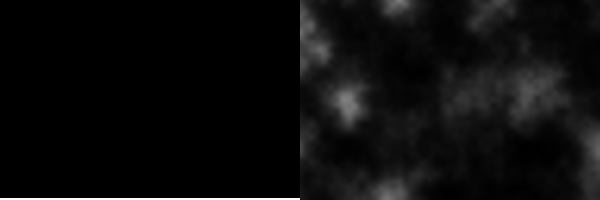
Frame 1 (no input)
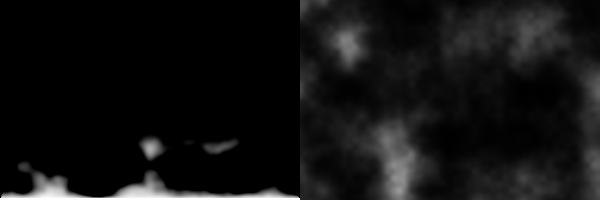
Frame 60 (the mouse pressed at the canvas centre just before this capture)
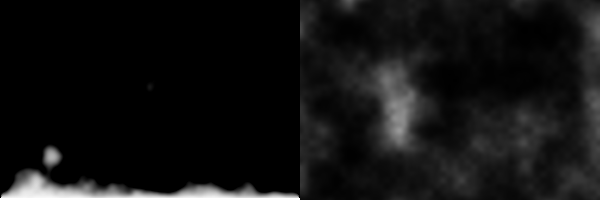
Frame 120 (the mouse held since frame 60 and released just before this capture)

The Processing sketch that drew these frames (run headless with seeded random() and noise(); from frame 60 on, the mouse is pressed at the canvas centre):

// Processing sketch: p103_fire_effect
// ── p103_fire_effect.pde
/*

https://web.archive.org/web/20160418004150/http://freespace.virgin.net/hugo.elias/models/m_fire.htm

*/

PImage buffer1;
PImage buffer2;
PImage cooling;
int w = 300;
int h = 200;

float ystart = 0.0;

void setup() {
  pixelDensity(1);
  size(600, 200);
  buffer1 = createImage(w, h, ARGB);
  buffer2 = createImage(w, h, ARGB);
  cooling = createImage(w, h, ARGB);
}

void cool() {
  cooling.loadPixels();
  float xoff = 0.0; // Start xoff at 0
  float increment = 0.02;
  // For every x,y coordinate in a 2D space, calculate a noise value and produce a brightness value
  for (int x = 0; x < w; x++) {
    xoff += increment; // Increment xoff
    float yoff = ystart; // For every xoff, start yoff at 0
    for (int y = 0; y < h; y++) {
      yoff += increment; // Increment yoff

      // Calculate noise and scale by 255
      float n = noise(xoff, yoff);
      int bright = (int)(pow(n, 3) * 255);

      // Try using this line instead
      //float bright = random(0,255);

      // Set each pixel onscreen to a grayscale value
      int index = (x + y * w);
      cooling.pixels[index] = color(bright, bright, bright, 255);
    }
  }

  cooling.updatePixels();
  ystart += increment;
}

void fire(int rows) {
  buffer1.loadPixels();
  for (int x = 0; x < w; x++) {
    for (int j = 0; j < rows; j++) {
      int y = h - (j + 1);
      int index = (x + y * w);
      buffer1.pixels[index] = color(255, 255, 255, 255);
    }
  }
  buffer1.updatePixels();
}

void draw() {
  fire(2);
  cool();
  background(0);
  buffer1.loadPixels();
  buffer2.loadPixels();
  for (int x = 1; x < w - 1; x++) {
    for (int y = 1; y < h - 1; y++) {
      int index0 = (x + y * w); // x, y
      int index1 = (x + 1 + y * w); // (x + 1), y
      int index2 = (x - 1 + y * w); // (x - 1), y
      int index3 = (x + (y + 1) * w); // x, (y + 1)
      int index4 = (x + (y - 1) * w); // x, (y - 1)

      // Because we are using only gray colors, the value of the color
      // components are the same, and we can use that as brightness.
      int c1 = buffer1.pixels[index1] & 0xff;
      int c2 = buffer1.pixels[index2] & 0xff;
      int c3 = buffer1.pixels[index3] & 0xff;
      int c4 = buffer1.pixels[index4] & 0xff;
      int c5 = cooling.pixels[index0] & 0xff;

      int newC = c1 + c2 + c3 + c4;
      newC = (int)(newC * 0.25 - c5);

      buffer2.pixels[index4] = color(newC, newC, newC, 255);
    }
  }
  buffer2.updatePixels();

  // Swap
  var temp = buffer1;
  buffer1 = buffer2;
  buffer2 = temp;

  image(buffer2, 0, 0);
  image(cooling, w, 0);
}
